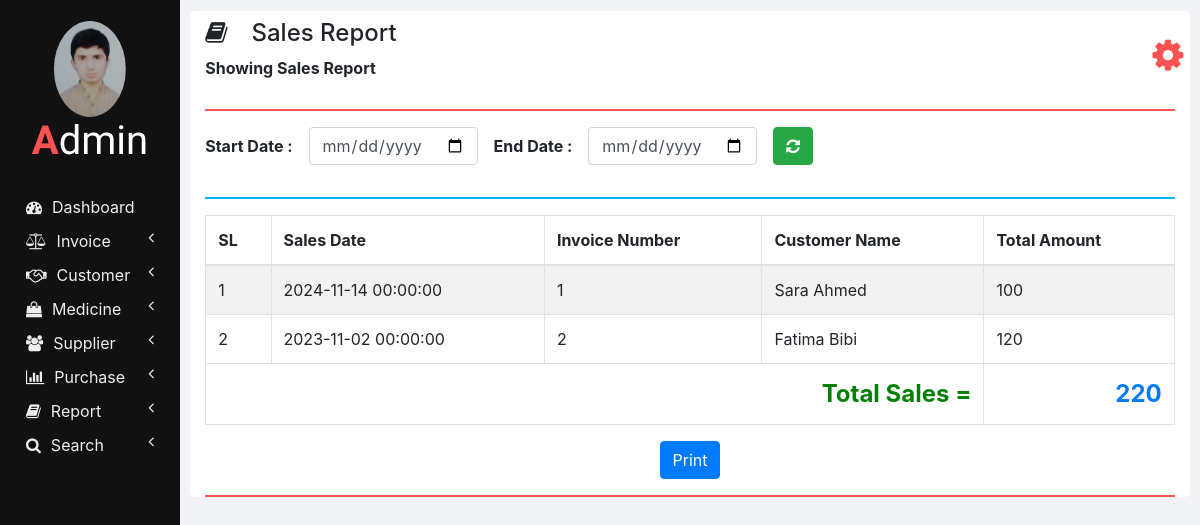
/sales_report.php, run on the app's committed database.
### tables this page shows
CREATE TABLE IF NOT EXISTS invoices (
  INVOICE_ID INT AUTO_INCREMENT PRIMARY KEY,
  NET_TOTAL DOUBLE NOT NULL DEFAULT 0,
  INVOICE_DATE DATETIME NOT NULL DEFAULT CURRENT_TIMESTAMP,
  CUSTOMER_ID INT NOT NULL,
  TOTAL_AMOUNT DOUBLE NOT NULL,
  TOTAL_DISCOUNT DOUBLE NOT NULL,
  FOREIGN KEY (CUSTOMER_ID) REFERENCES customers(ID) ON DELETE CASCADE ON UPDATE CASCADE
);

CREATE TABLE IF NOT EXISTS customers (
  ID INT AUTO_INCREMENT PRIMARY KEY,
  NAME VARCHAR(100) NOT NULL,
  CONTACT_NUMBER VARCHAR(15) NOT NULL,
  ADDRESS VARCHAR(255) NOT NULL,
  DOCTOR_NAME VARCHAR(100) NOT NULL,
  DOCTOR_ADDRESS VARCHAR(255) NOT NULL
);

### php/report.php (the view, shortened to what this page needs)
    <?php
function showSales($start_date, $end_date) {
    ?>
    <thead>
        <tr>
            <th>SL</th>
            <th>Sales Date</th>
            <th>Invoice Number</th>
            <th>Customer Name</th>
            <th>Total Amount</th>
        </tr>
    </thead>
    <tbody>
    <?php
    require "db_connection.php";
    if($con) {
        $seq_no = 0;
        $total = 0;
        $query = $start_date && $end_date
                 ? "SELECT * FROM invoices INNER JOIN customers ON invoices.CUSTOMER_ID = customers.ID WHERE INVOICE_DATE BETWEEN '$start_date' AND '$end_date'"
                 : "SELECT * FROM invoices INNER JOIN customers ON invoices.CUSTOMER_ID = customers.ID";
        $result = mysqli_query($con, $query);
        while($row = mysqli_fetch_array($result)) {
            $seq_no++;
            showSalesRow($seq_no, $row);
            $total += $row['NET_TOTAL'];
        }
    ?>
    </tbody>
    <tfoot class="font-weight-bold">
        <tr style="text-align: right; font-size: 24px;">
            <td colspan="4" style="color: green;">&nbsp;Total Sales =</td>
            <td class="text-primary"><?php echo $total; ?></td>
        </tr>
    </tfoot>
    <?php
    }
}
function showSalesRow($seq_no, $row) {
    ?>
    <tr>
        <td><?php echo $seq_no; ?></td>
        <td><?php echo $row['INVOICE_DATE']; ?></td>
        <td><?php echo $row['INVOICE_ID']; ?></td>
        <td><?php echo $row['NAME']; ?></td>
        <td><?php echo $row['NET_TOTAL']; ?></td>
    </tr>
    <?php
}
?>

### css/sidenav.css (style rules this page uses)
body { background-color: #f1f3f6; }
.sidenav { width: 15%; height: 100vh; background-color: #222222; position: fixed; z-index: 1; flex: 1 0 auto; }
.card { width: 100%; height: 100%; top: 0; border-radius: 0; background-color: #111111; }
.logo .logo-caption { font-family: 'Poiret One', cursive; color: #ffffff; text-align: center; margin-bottom: 25px; }
.logo .profile { margin-left: 50%; border-radius: 50%; transform: translate(-50%); }
.logo .tweak { color: #ff5252; font-weight: bold; }
.main-menu-item { padding: 5px 5px; cursor: pointer; }
.main-menu-item > a { color: #eeeeee; text-decoration: none; font-size: 16px; }
.main-menu-item > a > span { margin-left: 10px; }

### css/home.css (style rules this page uses)
html, body { height: 100vh; }

### data on the page
invoices: seq_no "1", INVOICE_DATE "2024-11-14 00:00:00", INVOICE_ID "1", CUSTOMER_ID.NAME "Sara Ahmed", NET_TOTAL "100"
invoices: seq_no "2", INVOICE_DATE "2023-11-02 00:00:00", INVOICE_ID "2", CUSTOMER_ID.NAME "Fatima Bibi", NET_TOTAL "120"

### other printed values
$heading "Sales Report"
$sub_heading "Showing Sales Report"
$total "220"
